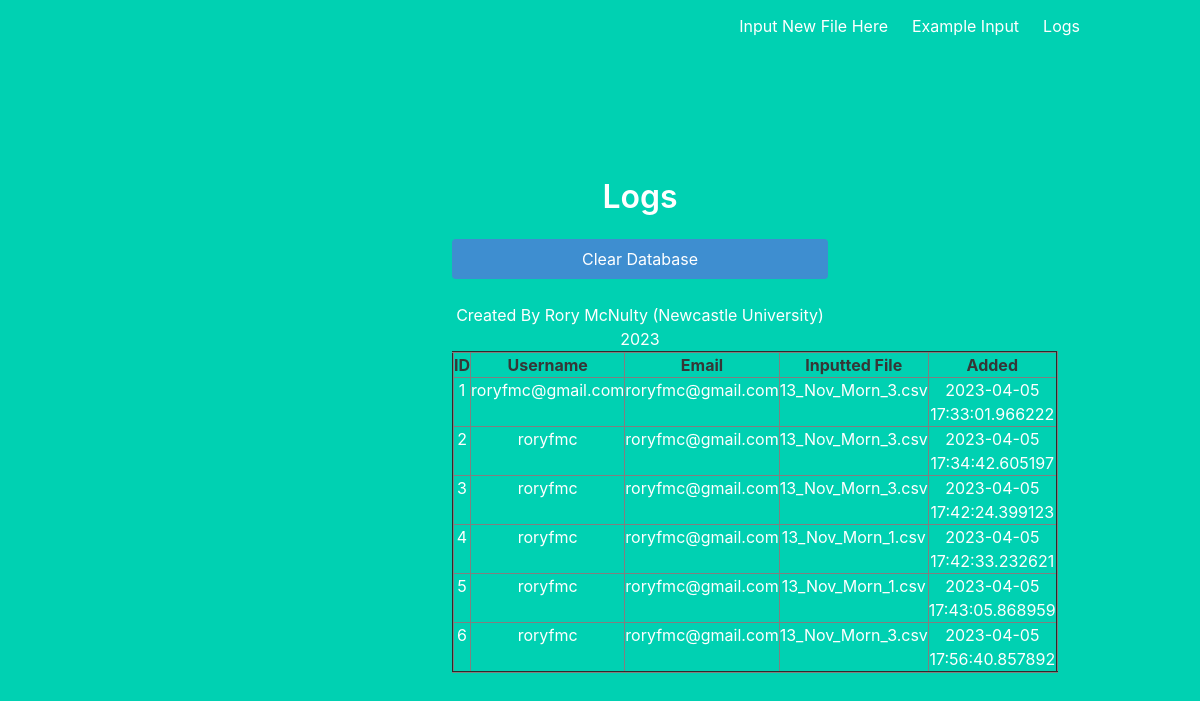
Page /logs on the earlier database version.
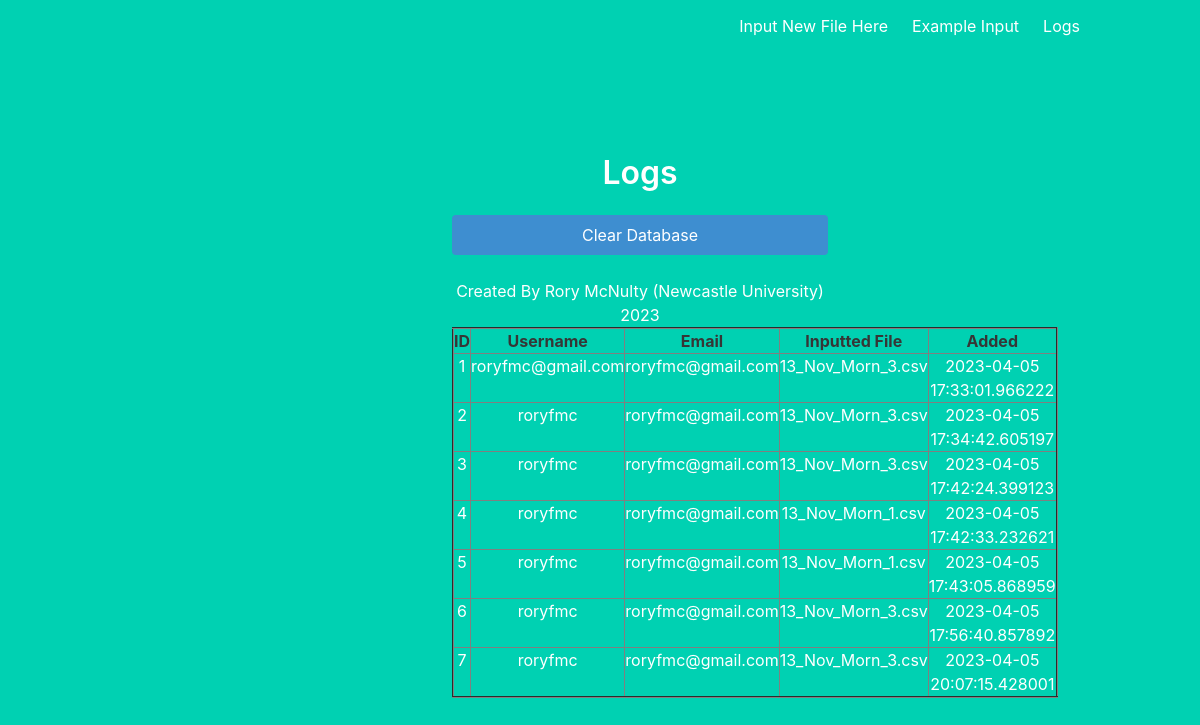
Same page on the later database version.
### app.py (models this page shows, shortened)
class User(db.Model):
    __tablename__ = 'userlogs'
    id = db.Column(db.Integer, primary_key=True)
    username = db.Column(db.String(20))
    email = db.Column(db.String(100))
    csv_file = db.Column(db.String(100), nullable=False)
    added = db.Column(db.DateTime, default=datetime.now)

### app.py (the view)
@app.route('/logs')
def logs():
    data=User.query.all()
    return render_template('logs.html', data=data)

### templates/logs.html
{% extends "base.html" %}
{% block content %}
    <div class="column is-5 is-offset-4">
        <h3 class="title is-3">Logs</h3>
        <form action="{{ url_for('clear_db') }}" method="POST">
            <input class="button is-block is-info is-fullwidth" type="submit" value="Clear Database">
        </form>
        <br>
        <table border="2" class="dataframe is-centered" style="width: 100%; height: 100px; padding: 10px; margin: 0 auto;">
            <tr>
                <th>ID</th>
                <th>Username</th>
                <th>Email</th>
                <th>Inputted File</th>
                <th>Added</th>
            </tr>
            {% for row in data %}
            <tr>
                <td>{{ row.id }}</td>
                <td>{{ row.username }}</td>
                <td>{{ row.email }}</td>
                <td>{{ row.csv_file }}</td>
                <td>{{ row.added }}</td>
            </tr>
            {% endfor %}
    </div>
{% endblock %}

### templates/base.html (shortened to what this page needs)
<!DOCTYPE html>
<html>
<head>
    <link rel="stylesheet" href="https://cdnjs.cloudflare.com/ajax/libs/bulma/0.7.2/css/bulma.min.css"/>
</head>
<body>
<section class="hero is-primary is-fullheight">
    <div class="hero-head">
        <nav class="navbar">
            <div class="container">
                <div id="navbarMenuHeroA" class="navbar-menu">
                    <div class="navbar-end">
                        <a href="{{ url_for('index') }}" class="navbar-item">
                            Input New File Here
                        </a>
                        <a href="{{ url_for('example') }}" class="navbar-item">
                            Example Input
                        </a>
                        <a href="{{ url_for('logs') }}" class="navbar-item">
                            Logs
                        </a>
                    </div>
                </div>
            </div>
        </nav>
    </div>
    <div class="hero-body">
        <div class="container has-text-centered">
            {% block content %}
            {% endblock %}
        </div>
    </div>
<footer class="is is-centered">Created By Rory McNulty (Newcastle University) 2023</footer>
</section>
</body>
</html>

Differences in the rows shown:
added User: id "7", username "roryfmc", email "roryfmc@gmail.com", csv_file "13_Nov_Morn_3.csv", added "2023-04-05 20:07:15.428001"
